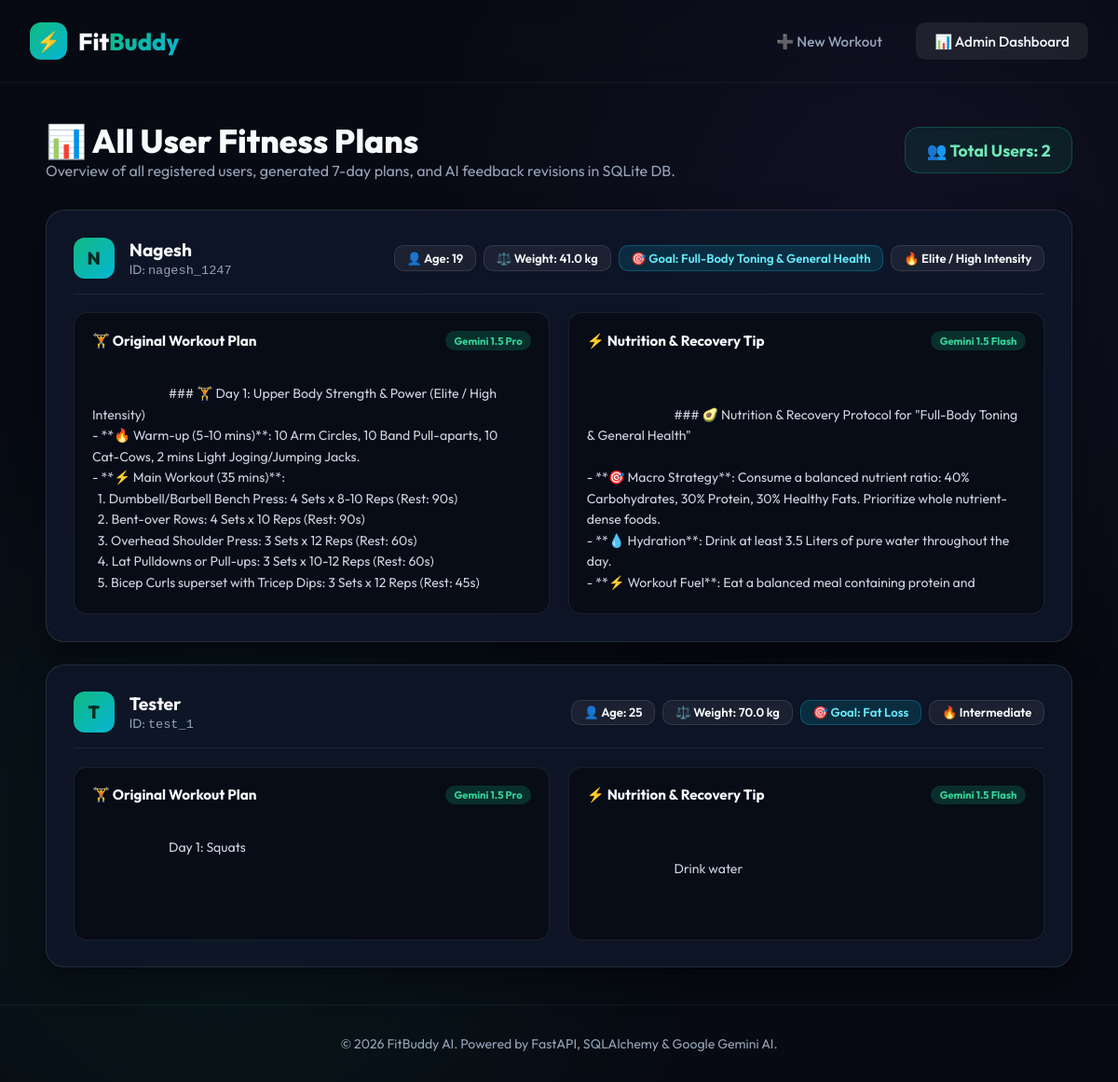
Screenshot of /view-all-users with the database file from the repository.
### database.py (models this page shows)
class User(Base):
    __tablename__ = "users"
    id = Column(Integer, primary_key=True, index=True)
    user_id = Column(String, unique=True, index=True, nullable=False)
    username = Column(String, nullable=False)
    age = Column(Integer, nullable=False)
    weight = Column(Float, nullable=False)
    goal = Column(String, nullable=False)
    intensity = Column(String, nullable=False)
    created_at = Column(DateTime, default=datetime.utcnow)
    plans = relationship("Plan", back_populates="user", cascade="all, delete-orphan")

class Plan(Base):
    __tablename__ = "plans"
    id = Column(Integer, primary_key=True, index=True)
    user_id = Column(String, ForeignKey("users.user_id"), nullable=False)
    original_plan = Column(Text, nullable=False)
    updated_plan = Column(Text, nullable=True)
    nutrition_tip = Column(Text, nullable=True)
    created_at = Column(DateTime, default=datetime.utcnow)
    user = relationship("User", back_populates="plans")

### routes.py (the view)
@router.get("/view-all-users", response_class=HTMLResponse)
async def view_all_users(
    request: Request,
    db: Session = Depends(get_db)
):
    users = get_all_users(db)
    plans = get_all_plans(db)
    user_plans_map = {plan.user_id: plan for plan in plans}
    users_data = []
    for u in users:
        plan = user_plans_map.get(u.user_id)
        users_data.append({
            "user": u,
            "plan": plan
        })
    return templates.TemplateResponse(
        "all_users.html",
        {
            "request": request,
            "users_data": users_data,
            "total_users": len(users_data)
        }
    )

### templates/all_users.html (shortened to what this page needs)
<!DOCTYPE html>
<html lang="en">
<head>
</head>
<body>
    <header>
        <a href="/" class="logo">
            <div class="logo-icon">⚡</div>
            <div>Fit<span>Buddy</span></div>
        </a>
        <div class="nav-links">
            <a href="/" class="nav-link">➕ New Workout</a>
            <a href="/view-all-users" class="nav-link" style="color: var(--text-main); background: rgba(255,255,255,0.08);">📊 Admin Dashboard</a>
        </div>
    </header>
    <main class="container">
        <div class="dashboard-header">
            <div class="dashboard-title">
                <h1>📊 All User Fitness Plans</h1>
                <p>Overview of all registered users, generated 7-day plans, and AI feedback revisions in SQLite DB.</p>
            </div>
            <div class="stat-counter">
                👥 Total Users: {{ total_users }}
            </div>
        </div>
        {% if users_data %}
        <div class="users-list">
            {% for item in users_data %}
            <div class="user-card">
                <div class="user-card-header">
                    <div class="user-main-info">
                        <div class="avatar-small">{{ item.user.username[0] | upper }}</div>
                        <div class="user-name-id">
                            <h3>{{ item.user.username }}</h3>
                            <p>ID: <code>{{ item.user.user_id }}</code></p>
                        </div>
                    </div>
                    <div class="user-meta-tags">
                        <span class="tag">👤 Age: {{ item.user.age }}</span>
                        <span class="tag">⚖️ Weight: {{ item.user.weight }} kg</span>
                        <span class="tag goal-tag">🎯 Goal: {{ item.user.goal }}</span>
                        <span class="tag">🔥 {{ item.user.intensity }}</span>
                    </div>
                </div>
                {% if item.plan %}
                <div class="plans-accordion">
                    <div class="plan-box">
                        <div class="plan-box-title">
                            <span>🏋️ Original Workout Plan</span>
                            <span class="badge-mini badge-original">Gemini 1.5 Pro</span>
                        </div>
                        <div class="plan-text-preview">
                            {{ item.plan.original_plan }}
                        </div>
                    </div>
                    <div class="plan-box">
                        <div class="plan-box-title">
                            <span>{% if item.plan.updated_plan %}✨ Updated Workout Plan{% else %}⚡ Nutrition & Recovery Tip{% endif %}</span>
                            <span class="badge-mini {% if item.plan.updated_plan %}badge-updated{% else %}badge-original{% endif %}">
                                {% if item.plan.updated_plan %}Gemini Revised{% else %}Gemini 1.5 Flash{% endif %}
                            </span>
                        </div>
                        <div class="plan-text-preview">
                            {% if item.plan.updated_plan %}
                                {{ item.plan.updated_plan }}
                            {% elif item.plan.nutrition_tip %}
                                {{ item.plan.nutrition_tip }}
                            {% else %}
                                <em>No revisions submitted yet.</em>
                            {% endif %}
                        </div>
                    </div>
                </div>
                {% else %}
                <p style="color: var(--text-muted); font-size: 0.9rem;"><em>No workout plan record linked to this user.</em></p>
                {% endif %}
            </div>
            {% endfor %}
        </div>
        {% else %}
        <div class="empty-state">
            <h3>No Users Found</h3>
            <p>No user fitness plans have been generated yet.</p>
            <a href="/" class="nav-link" style="border: 1px solid var(--accent-green); color: var(--accent-green);">Create First Fitness Plan →</a>
        </div>
        {% endif %}
    </main>
    <footer>
        <p>&copy; 2026 FitBuddy AI. Powered by FastAPI, SQLAlchemy & Google Gemini AI.</p>
    </footer>
</body>
</html>

### templates/all_users.html (style rules this page uses)
:root { --bg-dark: #070a12; --card-bg: rgba(15, 23, 42, 0.85); --card-border: rgba(255, 255, 255, 0.1); --text-main: #f8fafc; --text-muted: #94a3b8; --accent-green: #10b981; --accent-cyan: #06b6d4; --accent-orange: #f97316; --accent-purple: #8b5cf6; }
* { box-sizing: border-box; margin: 0; padding: 0; }
body { background-color: var(--bg-dark); background-image: radial-gradient(circle at 80% 20%, rgba(139, 92, 246, 0.08), transparent 40%), radial-gradient(circle at 20% 80%, rgba(16, 185, 129, 0.08), transparent 40%); color: var(--text-main); font-family: 'Outfit', sans-serif; min-height: 100vh; display: flex; flex-direction: column; }
header { padding: 1.5rem 2rem; display: flex; justify-content: space-between; align-items: center; border-bottom: 1px solid rgba(255, 255, 255, 0.05); backdrop-filter: blur(12px); }
.logo { display: flex; align-items: center; gap: 0.75rem; font-size: 1.6rem; font-weight: 800; color: var(--text-main); text-decoration: none; }
.logo span { background: linear-gradient(135deg, #10b981 0%, #06b6d4 100%); -webkit-background-clip: text; -webkit-text-fill-color: transparent; }
.logo-icon { width: 40px; height: 40px; background: linear-gradient(135deg, #10b981, #06b6d4); border-radius: 12px; display: flex; align-items: center; justify-content: center; font-size: 1.3rem; }
.nav-links { display: flex; gap: 1rem; }
.nav-link { color: var(--text-muted); text-decoration: none; font-weight: 500; font-size: 0.95rem; padding: 0.6rem 1.2rem; border-radius: 10px; transition: all 0.2s; border: 1px solid transparent; }
.container { max-width: 1150px; margin: 2.5rem auto; padding: 0 1.5rem; width: 100%; }
.dashboard-header { display: flex; justify-content: space-between; align-items: center; margin-bottom: 2rem; flex-wrap: wrap; gap: 1rem; }
.dashboard-title h1 { font-size: 2.2rem; font-weight: 800; }
.dashboard-title p { color: var(--text-muted); font-size: 1rem; }
.stat-counter { background: rgba(16, 185, 129, 0.1); border: 1px solid rgba(16, 185, 129, 0.3); color: #6ee7b7; padding: 0.8rem 1.4rem; border-radius: 16px; font-weight: 700; font-size: 1.1rem; display: flex; align-items: center; gap: 0.5rem; }
.users-list { display: flex; flex-direction: column; gap: 1.5rem; }
.user-card { background: var(--card-bg); border: 1px solid var(--card-border); border-radius: 20px; padding: 1.8rem; box-shadow: 0 15px 35px rgba(0, 0, 0, 0.4); backdrop-filter: blur(12px); transition: all 0.2s ease; }
.user-card-header { display: flex; justify-content: space-between; align-items: center; flex-wrap: wrap; gap: 1rem; margin-bottom: 1.2rem; padding-bottom: 1rem; border-bottom: 1px solid rgba(255, 255, 255, 0.08); }
.user-main-info { display: flex; align-items: center; gap: 1rem; }
.avatar-small { width: 44px; height: 44px; background: linear-gradient(135deg, #10b981, #06b6d4); border-radius: 12px; display: flex; align-items: center; justify-content: center; font-weight: 800; font-size: 1.2rem; color: #022c22; }
.user-name-id h3 { font-size: 1.2rem; font-weight: 700; }
.user-name-id p { color: var(--text-muted); font-size: 0.85rem; }
.user-meta-tags { display: flex; gap: 0.5rem; flex-wrap: wrap; }
.tag { background: rgba(255, 255, 255, 0.06); border: 1px solid rgba(255, 255, 255, 0.1); padding: 0.3rem 0.8rem; border-radius: 10px; font-size: 0.82rem; font-weight: 600; }
.tag.goal-tag { background: rgba(6, 182, 212, 0.15); border-color: rgba(6, 182, 212, 0.3); color: #67e8f9; }
.plans-accordion { display: grid; grid-template-columns: 1fr 1fr; gap: 1.2rem; margin-top: 1rem; }
.plan-box { background: rgba(7, 10, 18, 0.7); border: 1px solid rgba(255, 255, 255, 0.08); border-radius: 14px; padding: 1.2rem; }
.plan-box-title { font-size: 0.95rem; font-weight: 700; margin-bottom: 0.8rem; display: flex; align-items: center; justify-content: space-between; }
.plan-box-title .badge-mini { font-size: 0.7rem; padding: 0.2rem 0.6rem; border-radius: 12px; font-weight: 700; }
.badge-original { background: rgba(16, 185, 129, 0.2); color: #34d399; }
.plan-text-preview { max-height: 250px; overflow-y: auto; font-size: 0.88rem; line-height: 1.6; color: #cbd5e1; white-space: pre-wrap; padding-right: 0.5rem; }
footer { margin-top: auto; padding: 2rem; text-align: center; color: var(--text-muted); font-size: 0.88rem; border-top: 1px solid rgba(255, 255, 255, 0.05); }

### rows the page displays
User: user "N", user.username "Nagesh", user.user_id "nagesh_1247", user.age "19", user.weight "41.0", user.goal "Full-Body Toning & General Health", user.intensity "Elite / High Intensity"
Plan: plan.original_plan "### 🏋️ Day 1: Upper Body Strength & Power (Elite / High Intensity) - **🔥 Warm-up (5-10 mins)**: 10 Arm Circles, 10 Band Pull-aparts, 10 Cat-Cows, 2 mins Light Joging/Jumping Jacks. - **⚡ Main Workout (35 mins)**: 1. Dumbbell/Barbell Bench Press: 4 Sets x 8-10 Reps (Rest: 90s) 2. Bent-over Rows: 4 Sets x 10 Reps (Rest: 90s) 3. Overhead Shoulder Press: 3 Sets x 12 Reps (Rest: 60s) 4. Lat Pulldowns or Pull-ups: 3 Sets x 10-12 Reps (Rest: 60s) 5. Bicep Curls superset with Tricep Dips: 3 Sets x 12 Reps (Rest: 45s)…", plan.nutrition_tip "### 🥑 Nutrition & Recovery Protocol for \"Full-Body Toning & General Health\" - **🎯 Macro Strategy**: Consume a balanced nutrient ratio: 40% Carbohydrates, 30% Protein, 30% Healthy Fats. Prioritize whole nutrient-dense foods. - **💧 Hydration**: Drink at least 3.5 Liters of pure water throughout the day. - **⚡ Workout Fuel**: Eat a balanced meal containing protein and…"
User: user "T", user.username "Tester", user.user_id "test_1", user.age "25", user.weight "70.0", user.goal "Fat Loss", user.intensity "Intermediate"
Plan: plan.original_plan "Day 1: Squats", plan.nutrition_tip "Drink water"

### other values shown
{{ total_users }} "2"
